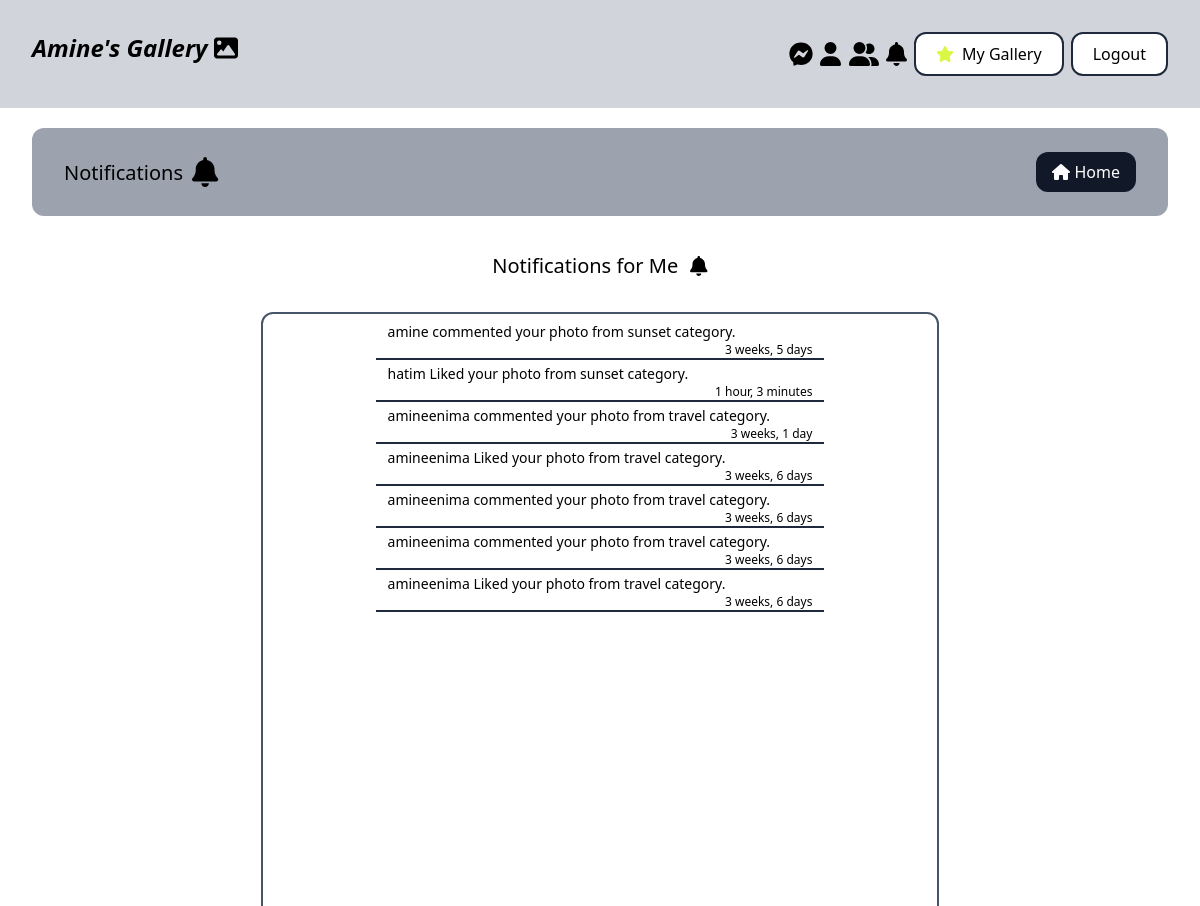
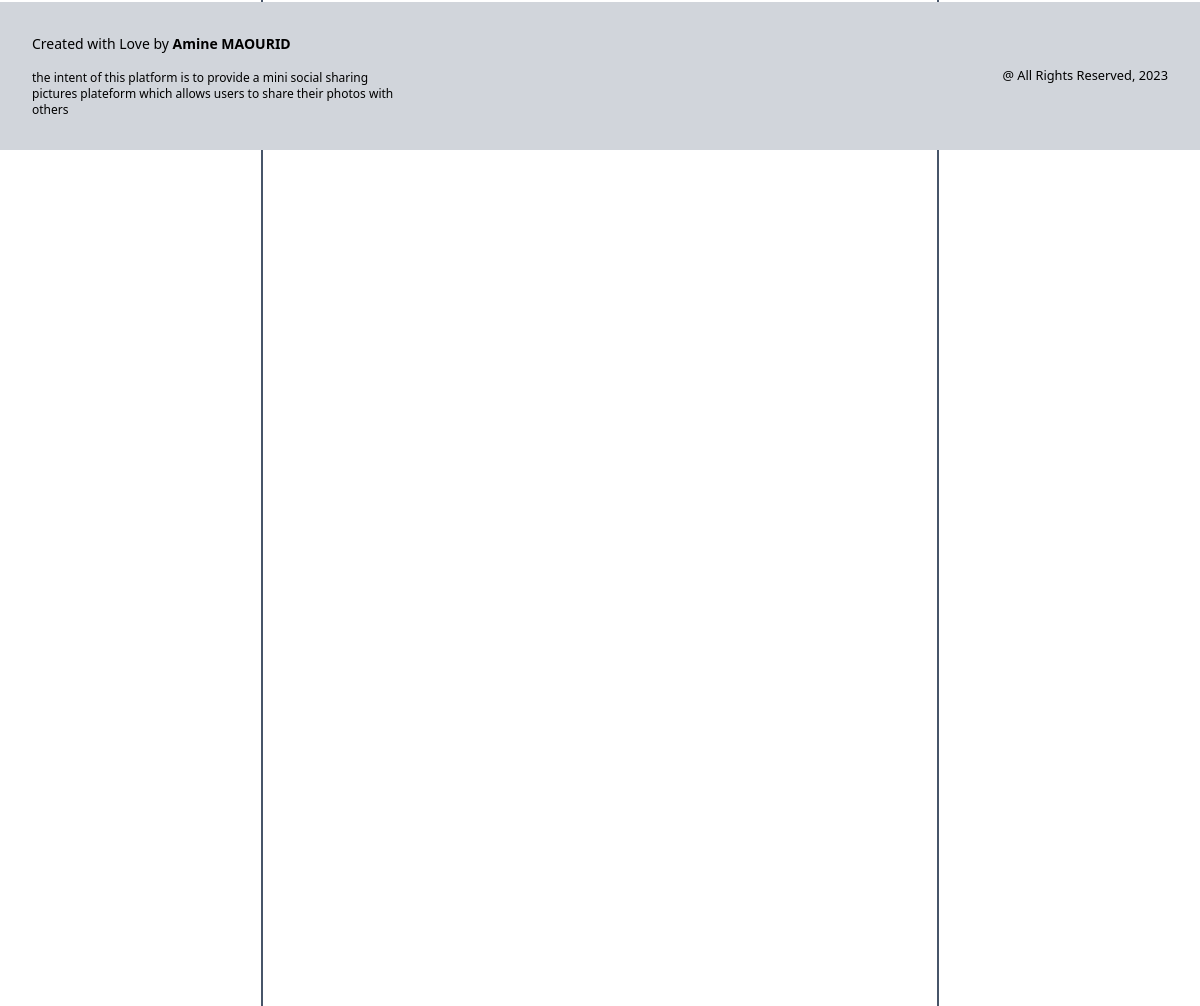
The app's page /notifications/ (signed in) with its own data (2 pictures, top to bottom).
### likes/models.py (models this page shows, shortened)
class Notification(models.Model) :
    notification = models.CharField(null=False, max_length=200)
    created_by = models.ForeignKey(User, on_delete=models.CASCADE)
    created_at = models.DateTimeField(auto_now_add=True)
    photo = models.ForeignKey(Photo, related_name='notifications', on_delete=models.CASCADE, null=False)
    is_like = models.BooleanField(null=False)
    is_comment = models.BooleanField(null=False)
    comment = models.ForeignKey(Comment, related_name='comment_notifications', on_delete=models.CASCADE, null=True)
    is_seen = models.BooleanField(null=False, default=False)

### likes/views.py (the view)
# urls.py: path('notifications/', views.get_notifications, name='notifications'),
@login_required
def get_notifications(request) :
    user_notifications = []
    user_photos = request.user.photos.all()
    for photo in user_photos :
        has_notifications = photo.notifications.exists()
        if has_notifications :
            photo_notifications = photo.notifications.all()
            for notification in photo_notifications :
                user_notifications.append(notification)
                if notification.is_seen == False :
                    notification.is_seen = True
                    notification.save()
    return render(request, 'likes/notifications.html', {'allnotifications' : user_notifications})

### likes/templates/likes/notifications.html (shortened to what this page needs)
{% extends 'photoshare/base.html' %}
{% block content %}
    <div class="flex justify-between py-6 px-8 bg-gray-400 rounded-xl mb-5 items-center col-span-3">
        <h3 class="text-xl">Notifications <i class="fa-solid fa-bell fa-xl ml-1"></i></h3>
        <button class="py-2 px-4 bg-gray-900 text-white hover:bg-gray-700 rounded-xl">
            <a href="{% url 'gallery' %}" class="flex items-center">
                <i class="fa-solid fa-house mr-1"></i>Home
            </a>
        </button>
    </div>
    <div class="w-2/3 flex flex-col py-4 px-10 h-screen m-auto">
         <h3 class="text-xl self-center mb-8 flex items-center">
            <p class="mr-3">Notifications for Me</p>
            <i class="fa-solid fa-bell"></i>
        </h3>
         <div class="flex flex-col py-2 h-full space-y-1 overflow-y-auto border-2 rounded-xl border-slate-600">
            {% if allnotifications %}
                {% for notification in allnotifications %}
                <div class="w-2/3 self-center flex flex-col border-b-2 border-slate-800 hover:text-lg">
                    {% if notification.is_like %}
                    <a href="{% url 'likes:likes_per_photo' notification.photo.id %}" class="flex flex-col">
                        <p class="text-sm px-3 hover:text-lg">{{ notification.notification }}</p>
                        <span class="text-xs self-end pr-3"> {{ notification.created_at|timesince }} </span>
                    </a>
                    {% else %}
                    <a href="{% url 'likes:comments_per_photo' notification.photo.id %}" class="flex flex-col">
                        <p class="text-sm px-3 hover:text-lg">{{ notification.notification }}</p>
                        <span class="text-xs self-end pr-3"> {{ notification.created_at|timesince }} </span>
                    </a>
                    {% endif %}
                </div>
                {% endfor %}
            {% else %}
                <p class="self-center text-2xl">You have no notifications for the moment</p>
            {% endif %}
         </div>
    </div>
{% endblock %}

### records on screen
Notification: notification "amine commented your photo from sunset category.", created_at "3 weeks, 5 days"
Notification: notification "hatim Liked your photo from sunset category.", created_at "1 hour, 3 minutes"
Notification: notification "amineenima commented your photo from travel category.", created_at "3 weeks, 1 day"
Notification: notification "amineenima Liked your photo from travel category.", created_at "3 weeks, 6 days"
Notification: notification "amineenima commented your photo from travel category.", created_at "3 weeks, 6 days"
Notification: notification "amineenima commented your photo from travel category.", created_at "3 weeks, 6 days"
Notification: notification "amineenima Liked your photo from travel category.", created_at "3 weeks, 6 days"
